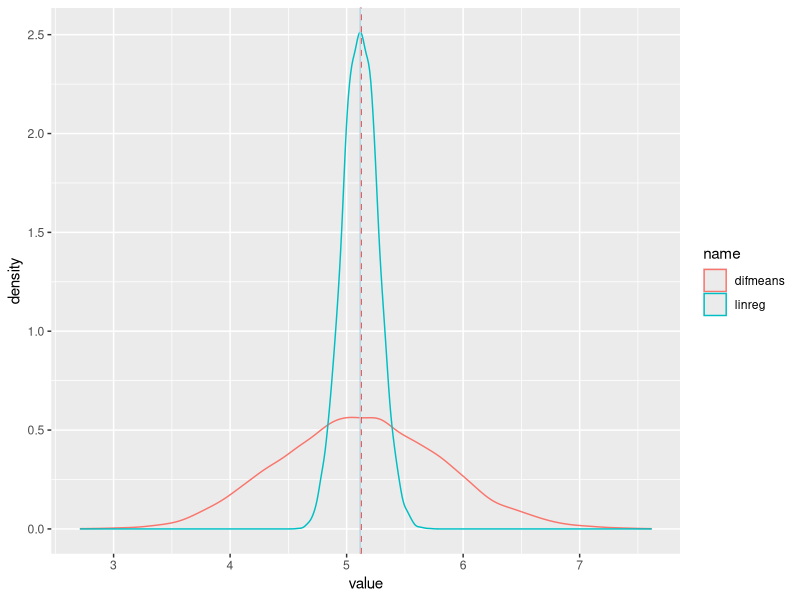

R code for this plot: (Note: a time limit stopped this script after it produced the figure.)
## ---- chunk 1
# Loading needed libraries
library(tidyverse)
## ---- chunk 2
dgp1.fun <- function(N,coef,seed){
  set.seed(seed)
  #Create pre-treatment test scores for everyone
  pretest <- rnorm(n=N, mean = 65, sd = 3)
  #Create potential outcome where tau = 5
  y0 <- 10 + coef * pretest + 0 + rnorm(n = N, mean = 0, sd = 1)
  y1 <- 10 + coef * pretest + 5 + rnorm(n = N, mean = 0, sd = 1)
  dat<-data.frame(pretest=pretest,y0=y0,y1=y1)
return(dat)
}
## ---- chunk 3
# Draw a sample
samp1 = dgp1.fun(100,1.1,1234)
samp1
## ---- chunk 4
# Define sample size
n = 100
# Define number of draws
N = 10000
# Initialize vector for difference in means
dif.means = rep(NA,N)
# Initialize vector ofr linear regression estimate of treatment effect
lin.reg = rep(NA,N)

# Begin look for N iterations
for (i in 1:N) {
  # Assign treatment
  treatment=rbinom(n,1,0.5)
  # Turn off God-mode; only one value for y depending on treatment assignment
  y<-ifelse(treatment==1, samp1$y1, samp1$y0)
  # Create new data frame for non-God-mode
  dat1 <- data.frame(pretest=samp1$pretest,treatment=treatment, y=y)
  # Calculate difference in means, place it into results vector dif.means
  dif.means[i] = mean(dat1$y[treatment==1]) - mean(dat1$y[treatment==0])
  # Calculate coefficient for treatment through linear regression, place into lin.reg
  lin.reg[i] = summary(lm(y ~ pretest + treatment, dat1))$coefficient[3]
}
# Quick sanity check
head(dif.means)
head(lin.reg)
# Create data from to store them in
df1 = data.frame(difmeans=dif.means, linreg=lin.reg)
## ---- chunk 5
# Using tidyverse and ggplot to graph the difference in means and linear regression draws
# Pivot the dataframe to stack all values in one column
df1 %>% pivot_longer(1:2) %>% 
  # Call ggplot and color by name
  ggplot(aes(value,color=name)) + 
    # Graph density plots of both dif.means and lin.reg
    geom_density() +
    geom_vline(xintercept = mean(df1$difmeans),color="red",linetype="dashed") +
    geom_vline(xintercept = mean(df1$linreg),color="light blue")
## ---- chunk 6
# Calculate SATE from God-mode
sate1 = mean(samp1$y1 - samp1$y0)
# Bias of difference in means
mean(dif.means)-sate1
# Bias in linear regression
mean(lin.reg)-sate1
# Efficiency of difference in means
var(dif.means)
# Efficiency of linear regression
var(lin.reg)
## ---- chunk 7
# Draw new sample, with pretest covariate 0.1 instead of 1.1
samp2 = dgp1.fun(100,0.1,1234)
# Define sample size
n = 100
# Define number of draws
N = 10000
# Initialize vector for difference in means
dif.means = rep(NA,N)
# Initialize vector ofr linear regression estimate of treatment effect
lin.reg = rep(NA,N)

# Begin look for N iterations
for (i in 1:N) {
  # Assign treatment
  treatment=rbinom(n,1,0.5)
  # Turn off God-mode; only one value for y depending on treatment assignment
  y<-ifelse(treatment==1, samp2$y1, samp2$y0)
  # Create new data frame for non-God-mode
  dat1 <- data.frame(pretest=samp2$pretest,treatment=treatment, y=y)
  # Calculate difference in means, place it into results vector dif.means
  dif.means[i] = mean(dat1$y[treatment==1]) - mean(dat1$y[treatment==0])
  # Calculate coefficient for treatment through linear regression, place into lin.reg
  lin.reg[i] = summary(lm(y ~ pretest + treatment, dat1))$coefficient[3]
}
# Quick sanity check
head(dif.means)
head(lin.reg)

# Calculate SATE from God-mode
sate2 = mean(samp2$y1 - samp2$y0)
# Bias of difference in means
mean(dif.means)-sate2
# Bias in linear regression
mean(lin.reg)-sate2
# Efficiency of difference in means
var(dif.means)
# Efficiency of linear regression
var(lin.reg)
## ---- chunk 8
# Set seed
set.seed(1234)
# Generate female as blocking variable
female = rbinom(100,1,3/7)
# Generate y0 and y1
y0 = 70 + rnorm(100,0,1)
dftemp = data.frame(female=female,y0=y0)
dftemp = dftemp %>% mutate(y1 = if_else(female==1, 70 + 7, 70 + 3)) 
dftemp$y1 = dftemp$y1 + rnorm(100,0,1)
dat2 = dftemp
# Combine into a data frame
# Sanity check
dat2
## ---- chunk 9
# Calculate overall SATE
mean(dat2$y1-dat2$y0)
# Calculate female SATE
mean(dat2$y1[dat2$female==1]-dat2$y0[dat2$female==1])
# Calculate male SATE
mean(dat2$y1[dat2$female==0]-dat2$y0[dat2$female==0])
## ---- chunk 10
# Start function
dgp2.fun = function(){
  df = dat2
  # Import female column from data
  # Assign treatment
  df[df$female == 1, "treatment"] = rbinom(nrow(df[df$female==1,]), 1, 0.4)
  df[df$female == 0, "treatment"] = rbinom(nrow(df[df$female==0,]), 1, 0.6)
  # Combine into data frame
  # Use mutate from tidyverse to create y's
  df = df %>% mutate(y = if_else(df$treatment==1, y1, y0))
  result = df %>% select(-c(y1,y0))
  
  return(result)
}
## ---- chunk 11
# Draw data
with.treat = dgp2.fun()
# Quick sanity check
with.treat %>% group_by(female) %>% count(treatment)
with.treat
## ---- chunk 12
# Create a single vector with all outcomes for treatment == 1
obs.outcome = with.treat$y[with.treat$treatment==1]
obs.outcome
## ---- chunk 13
# Define iterations
ITER = 10000
# Initalize results vectors
difmeansresults = rep(NA,ITER)
linregresults = rep(NA,ITER)
# Begin loop for 10000 draws
for (i in 1:ITER) {
  loopdata = dgp2.fun()
  difmeansresults[i] = mean(loopdata$y[loopdata$treatment==1])-mean(loopdata$y[loopdata$treatment==0])
  linregresults[i] = summary(lm(y~female+treatment,loopdata))$coefficients[3]
}
## ---- chunk 14
# Combine our results into a data frame
df2 = data.frame(difmeans=difmeansresults,linreg=linregresults)
# Using tidyverse and ggplot to graph the difference in means and linear regression draws
# Pivot the dataframe to stack all values in one column
df2 %>% pivot_longer(1:2) %>% 
  # Call ggplot and color by name
  ggplot(aes(value,color=name)) + 
    # Graph density plots of both dif.means and lin.reg
    geom_density() +
    geom_vline(xintercept = mean(df2$difmeans),color="red",linetype="dashed") +
    geom_vline(xintercept = mean(df2$linreg),color="light blue")
## ---- chunk 15
# Calculate SATE from God-mode
sate2 = mean(dat2$y1 - dat2$y0)
# Bias of difference in means
mean(difmeansresults)-sate2
# Bias in linear regression
mean(linregresults)-sate2
# Efficiency of difference in means
var(difmeansresults)
# Efficiency of linear regression
var(linregresults)
# Root mean squared error difference in means
sqrt(mean(sate2-difmeansresults)^2)
# Root mean squared error linear regression
sqrt(mean(sate2-linregresults)^2)
## ---- chunk 16
# Let's pull another set of data
with.int = dgp2.fun()
reg1 = lm(y~female*treatment,with.int)
# Estimate for female, treated
summary(reg1)$coefficient[1]+summary(reg1)$coefficient[2]+summary(reg1)$coefficient[3]+summary(reg1)$coefficient[4]
# Estimate for male, treated
summary(reg1)$coefficient[1]+summary(reg1)$coefficient[3]
# Estimate for female, untreated
summary(reg1)$coefficient[1]+summary(reg1)$coefficient[2]
# Estimate for male, untreated
summary(reg1)$coefficient[1]
